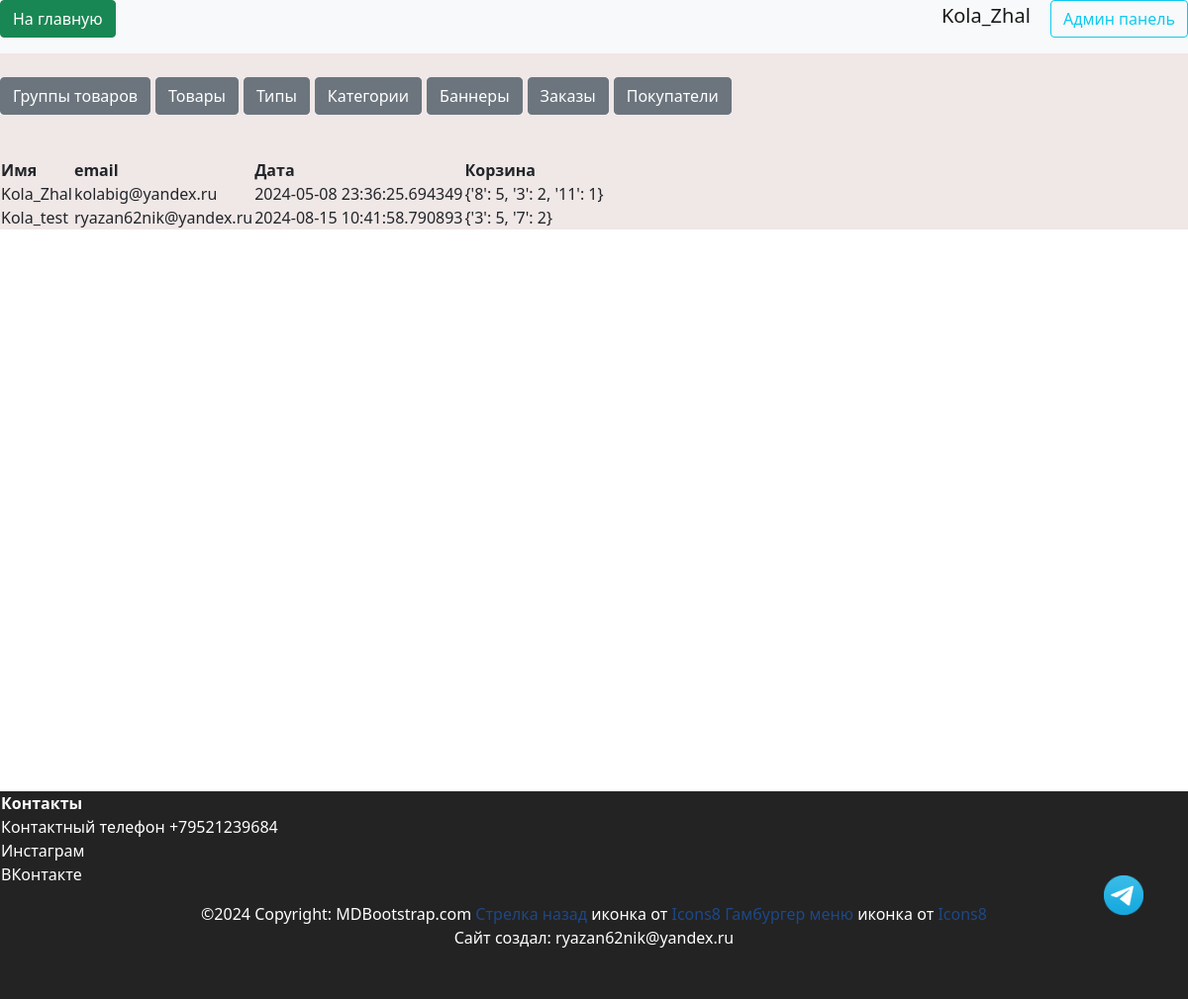
/admin/users (signed in), run on an earlier commit of the app's database.
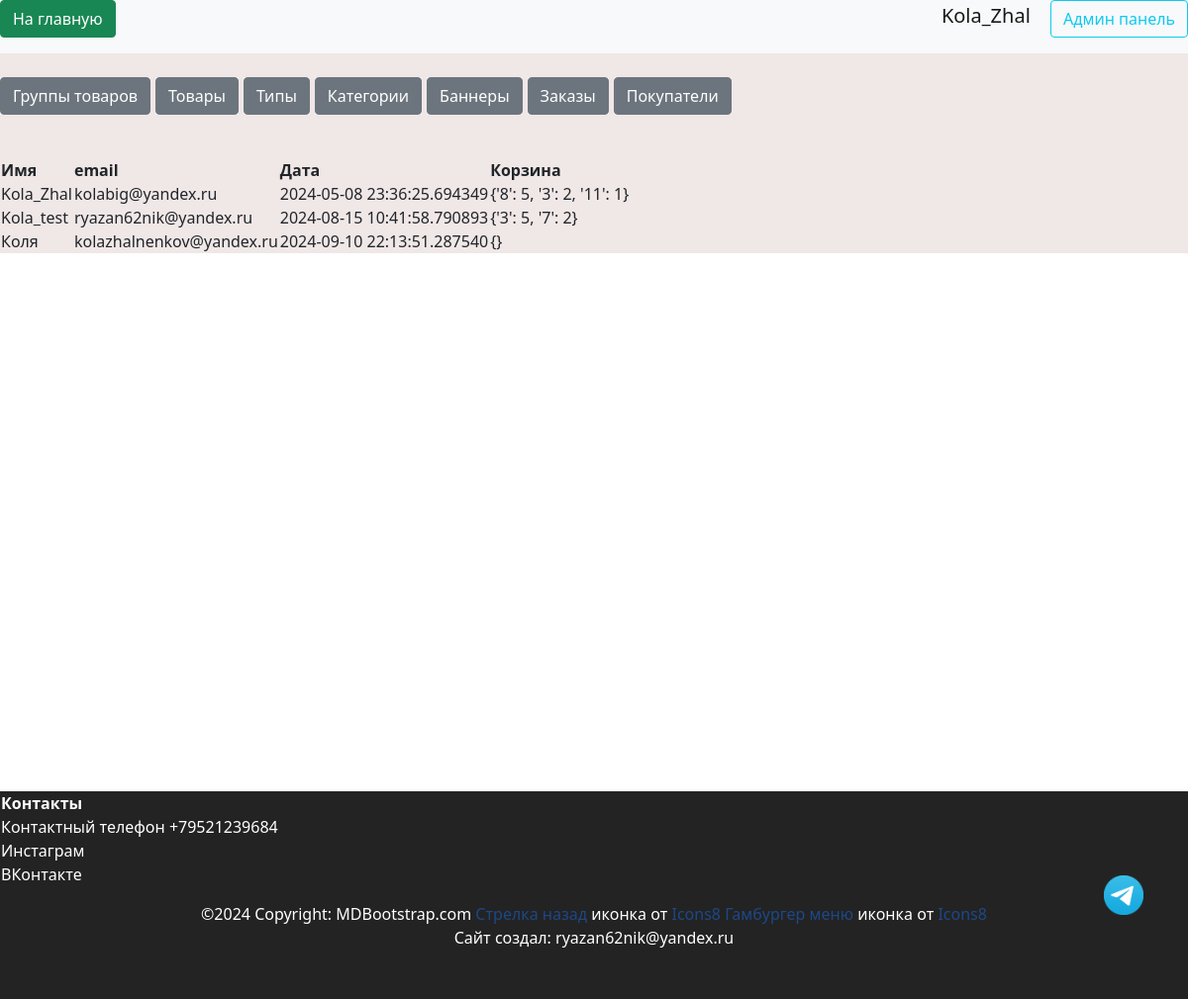
And on a later commit of the database.
### data/users.py (models this page shows, shortened)
class User(SqlAlchemyBase, UserMixin, SerializerMixin):
    __tablename__ = 'users'
    id = sqlalchemy.Column(sqlalchemy.Integer,
                           primary_key=True, autoincrement=True)
    name = sqlalchemy.Column(sqlalchemy.String, nullable=True)
    tel = sqlalchemy.Column(sqlalchemy.String, nullable=True)
    email = sqlalchemy.Column(sqlalchemy.String,
                              index=True, unique=True, nullable=True)
    hashed_password = sqlalchemy.Column(sqlalchemy.String, nullable=True)
    created_date = sqlalchemy.Column(sqlalchemy.DateTime,
                                     default=datetime.datetime.now)
    basket = sqlalchemy.Column(sqlalchemy.String, default='{}')
    admin = sqlalchemy.Column(sqlalchemy.Boolean, default=False)
    tg_id = sqlalchemy.Column(sqlalchemy.String, nullable=True)
    confirmed = sqlalchemy.Column(sqlalchemy.Boolean, default=False)
    address = sqlalchemy.Column(sqlalchemy.String, nullable=True)
    orders = orm.relationship("Order", back_populates='user')

### server.py (the view)
@app.route("/admin/users", methods=["GET", "POST"])
@login_required
def admin_user():
    if current_user.admin:
        db_sess = db_session.create_session()
        users = db_sess.query(User).all()
        return render_template(
            "pages/admin_users.html", title="Админ панель", users=users
        )

### data/db_session.py (called while the page is built)
def create_session() -> Session:
    global __factory
    return __factory()

### server.py (called while the page is built)
@login_manager.user_loader
def load_user(user_id):
    db_sess = db_session.create_session()
    return db_sess.query(User).filter(User.id == user_id).first()

### templates/pages/admin_users.html
{% extends "pages/base_admin.html" %}
{% block admincontent %}
<br>
<div style="overflow: auto;">
    <table>
        <tr>
            <th>Имя</th>
            <th>email</th>
            <th>Дата</th>
            <th>Корзина</th>
        </tr>
        {% for user in users %}
        <tr>
            <td>{{ user.name }}</td>
            <td>{{ user.email }}</td>
            <td>{{ user.created_date }}</td>
            <td>{{ user.basket }}</td>
        </tr>
        {% endfor %}
    </table>
</div>
{% endblock %}

### templates/pages/base_admin.html
<link rel="stylesheet" href="{{ url_for('static', filename='css/admin.css') }}">
{% extends "base.html" %}
{% block content %}
<div class="admin-background">
    <br>
    <div>
        <table>
            <ol class="breadcrumb-list">
                <li class="breadcrumb-list__item"><a href="/admin/productsgroups" class="btn btn-secondary">Группы
                        товаров</a></li>
                <li class="breadcrumb-list__item"><a href="/admin/products" class="btn btn-secondary">Товары</a></li>
                <li class="breadcrumb-list__item"><a href="/admin/types" class="btn btn-secondary">Типы</a></li>
                <li class="breadcrumb-list__item"><a href="/admin/categories" class="btn btn-secondary">Категории</a>
                </li>
                <li class="breadcrumb-list__item"><a href="/admin/banners" class="btn btn-secondary">Баннеры</a></li>
                <li class="breadcrumb-list__item"><a href="/admin/orders" class="btn btn-secondary">Заказы</a></li>
                <li class="breadcrumb-list__item"><a href="/admin/users" class="btn btn-secondary">Покупатели</a></li>
            </ol>
        </table>
    </div>
    <div>
        {% block admincontent %}{% endblock %}
    </div>
</div>
{% endblock %}

### templates/base.html (shortened to what this page needs)
<!doctype html>
<html lang="ru">
<head>
    <link rel="stylesheet" href="{{ url_for('static', filename='css/bootstrap.min.css') }}">
    <link rel="stylesheet" href="{{ url_for('static', filename='css/header.css') }}">
    <link rel="stylesheet" href="{{ url_for('static', filename='css/footer.css') }}">
    <link rel="stylesheet" href="{{ url_for('static', filename='css/style.css') }}">
    <link rel="stylesheet" href="{{ url_for('static', filename='css/mystyle.css') }}">
    <link rel="stylesheet" href="{{ url_for('static', filename='css/index.css') }}">
    <link rel="stylesheet" href="{{ url_for('static', filename='css/product_style.css') }}">
</head>
<body>
    {% include 'includes/header.html' %}
    <div class="my-container">
        <main>
            {% block content %}
            {% endblock %}
        </main>
        {% include 'includes/footer.html' %}
    </div>
    <a href="https://t.me/Ok_se_96" target="_blank">
        <div class="tg-button"></div>
    </a>
</body>
</html>

### templates/includes/header.html
<header class="header--fixed">
    <nav class="navbar navbar-light bg-light">
        <p align="right">
            <a href="/index" class="btn btn-success"> На главную </a>
        </p>
        {% if current_user.is_authenticated %}
        <p align="right">
            <a class="logout navbar-brand" href="/logout">{{ current_user.name }}</a>
            {% if current_user.admin%}
            <a class="btn btn-outline-info mr-2" href="/admin/products">Админ панель</a>
            {% endif %}
            {% else %}
        <p align="right">
            <a class="btn btn-primary" onclick="saveHref('/register')" href="/register">Зарегистрироваться</a>
            <a class="btn btn-success" onclick="saveHref('/login')" href="/login">Войти</a>
        </p>
        {% endif %}
    </nav>
</header>

### templates/includes/footer.html
<footer class="bg-body-tertiary text-center text-lg-start">
    <table>
        <tr>
            <th>Контакты</th>
        </tr>
        <tr>
            <td>Контактный телефон <a href="tel:+79521239684" style="color:#FFFFFF">+79521239684</a></td>
        </tr>
        <tr>
            <td><a href="https://www.instagram.com/b_decor_e?igsh=b2hqcHRpaGV5bGYx&utm_source=qr"
                    target="_blank">Инстаграм</a>
            </td>
        </tr>
        <tr>
            <td><a href="https://vk.com/ok_se_96" target="_blank">ВКонтакте</a>
            </td>
        </tr>
    </table>
    <div class="text-center p-3">
        ©2024 Copyright:
        <a href="https://mdbootstrap.com/" style="color:#FFFFFF">MDBootstrap.com</a>
        <a target="_blank" href="https://icons8.com/icon/40217/back">Стрелка назад</a> иконка от <a target="_blank"
            href="https://icons8.com">Icons8</a>
        <a target="_blank" href="https://icons8.com/icon/8113/menu">Гамбургер меню</a> иконка от <a target="_blank"
            href="https://icons8.com">Icons8</a>
        <p>Сайт создал: ryazan62nik@yandex.ru</p>
    </div>
</footer>

### static/css/admin.css (style rules this page uses)
ol.breadcrumb-list { margin-bottom: 20px; margin-top: 20px; }
.breadcrumb-list { background-color: transparent; border-radius: 0; color: gray; display: flex; font-size: 13px; margin-block-start: 0 !important; padding-left: 0; padding-right: 0; position: relative; }
.breadcrumb-list__item { background: #f6f6f6; display: inline-block; list-style-type: none; white-space: nowrap; width: max-content; margin-right: 5px; }

### static/css/header.css (style rules this page uses)
:root { --main-color: #0179FA; --second-color: white; }

### static/css/footer.css (style rules this page uses)
:root { --main-color: #111111; --second-color: white; }
footer { background-color: var(--main-color); }
footer table tr, footer table tr td a { color: var(--second-color); text-align: start; }
footer { position: absolute; bottom: -210px; height: 210px; width: 100%; }

### static/css/mystyle.css (style rules this page uses)
html { --firstly-color: white; --secondary-color: rgba(91, 82, 212, 0.837); --thirdly-color: rgb(99, 96, 105); --fourly-color: rgb(144, 182, 242); --black: rgb(35, 35, 35); --dark-blue: #12191d; --white: #ffffff; --green: #33ff00; --caribbean: #00e197; --light-green: #8eef8c; --turquoise: #12eeff; --pink: #f053d5; --red: #fe785a; --gray-900: #0c1114; --gray-700: #242a2c; --gray-650: #495257; --gray-600: #424b4f; --gray-500: #495257; --gray-300: #8d979e; --gray-200: #acb4b9; --gray-150: #aeb6bb; --gray-100: #eef1f3; --gray-50: #f6f8f9; --framing: black; --text-color: white; }
main { flex: 1; min-width: 95%; justify-content: center; display: block; margin: 0 auto; text-align: left; }
body { min-height: 100vh; position: relative; margin: 0; padding: 0; text-align: center; }
.my-container { min-width: 100%; max-width: 98vw; }
.admin-background { background-color: rgb(240, 231, 231); }
footer { clear: both; padding: 0; background: var(--black); color: #ffffff; overflow: hidden; min-width: 100; }
.tg-button { display: block; position: fixed; bottom: 10vh; right: 5vh; width: 5vh; height: 5vh; border: none; background-image: url(../img/system/tg_logo.png); background-size: cover; margin: 5px 5px; }

### static/css/index.css (style rules this page uses)
.navbar { padding-top: 0; padding-bottom: 0; }

### static/css/product_style.css (style rules this page uses)
:root { --product-text-color: rgb(255, 122, 0); --product-description-color: rgb(195, 213, 243); --product-title-color: rgb(255, 215, 0); --product-background: rgb(19, 68, 124); }
a { color: rgb(29, 72, 136); text-decoration: none; }

What changed in the data, as far as the page shows it:
added User: name "Коля", email "kolazhalnenkov@yandex.ru", created_date "2024-09-10 22:13:51.287540", basket "{}"
